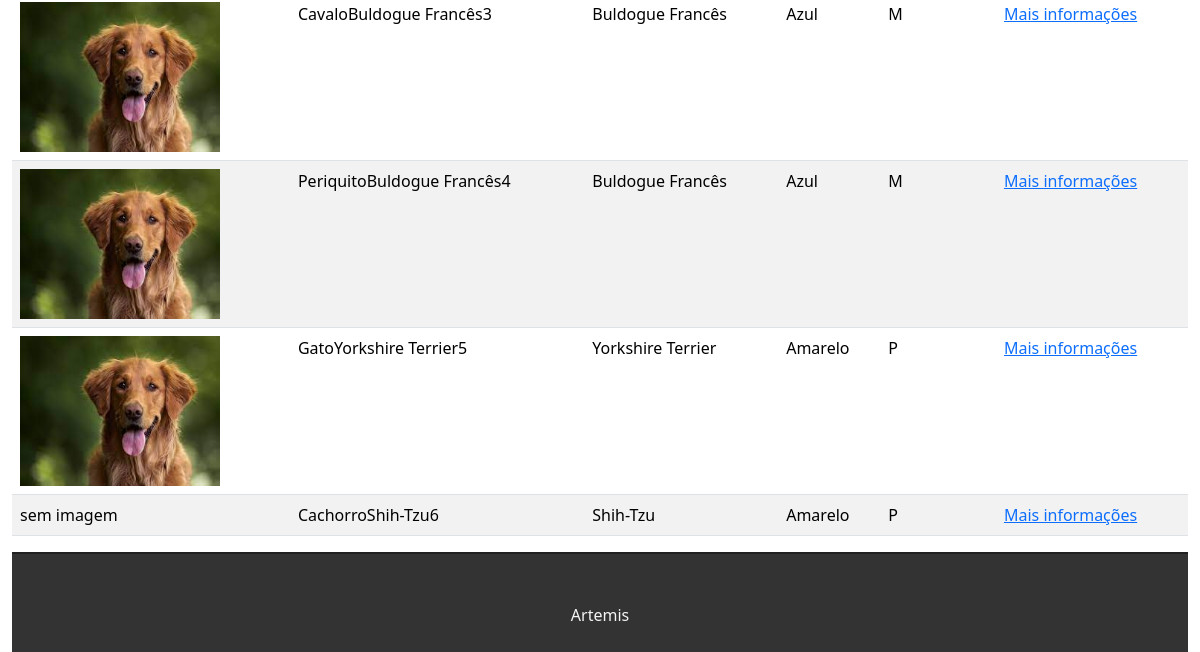
The page /listaPerdidos (lower part) on the database as committed earlier.
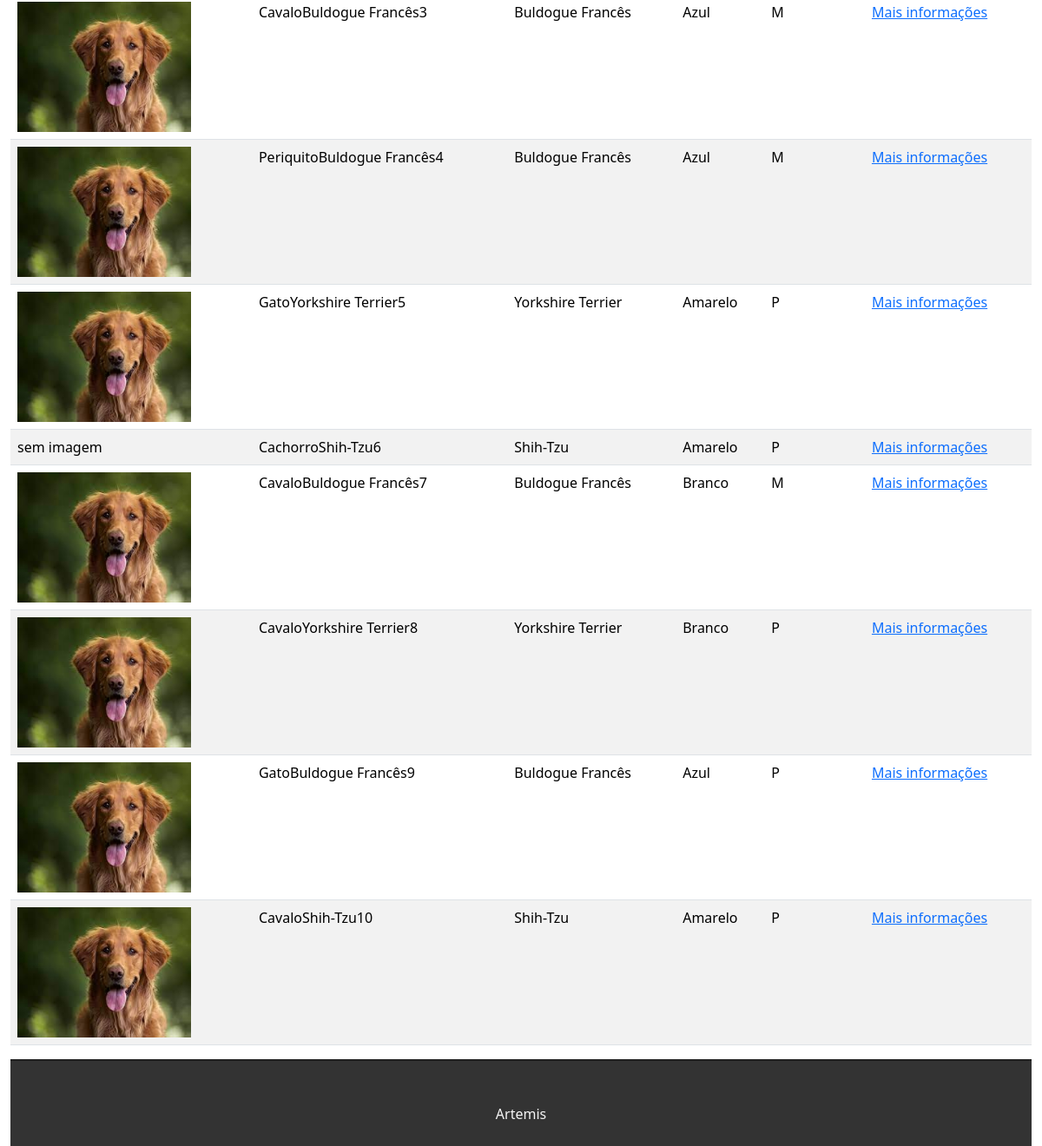
The same page on the database as committed later.
### tasks/models.py (models this page shows, shortened)
class Perdido(models.Model):
    nome = models.CharField('Nome do animal', max_length=20, default='Pet')
    id = models.IntegerField(primary_key=True)
    especie = models.CharField(max_length=20, choices = especie)
    raca = models.CharField(max_length=20, choices = raca)
    cor = models.CharField(max_length=20, choices=cor)
    tamanho = models.CharField(max_length=1, choices = tamanho)
    localidade = models.CharField(max_length=20)
    tempo = models.DateField()
    contato = models.CharField(max_length=20)
    img = models.ImageField(null=True,blank=True, upload_to='animais/')
    adicional = models.CharField('Informações adicionais', null=True, max_length=300)

### tasks/views.py (the view)
# urls.py: path('listaPerdidos', views.listaPerdidos, name='listaPerdidos'),
def listaPerdidos(request):
     perdidos = Perdido.objects.all()
     return render(request, 'tasks/listaPerdidos.html', {'perdidos': perdidos})

### tasks/templates/tasks/listaPerdidos.html (shortened to what this page needs)
{% extends 'base.html' %}
{% block content %}
<div class="table-responive">
    <table class="table table-striped">
        {% for task in perdidos %}
        <tr>
            <td>
            {% if task.img %}
                <img src="{{task.img.url}}" height="150" width="200">
            {% else %}
                sem imagem
            {% endif %}
            </td>
            <td>{{task.especie}}{{task.raca}}{{task.id}}</td>
            <td>{{task.raca}}</td>
            <td>{{task.cor}}</td>
            <td>{{task.tamanho}}</td>
            <td><a href="informacoes/{{task.id}}">Mais informações</a></td>
        </tr>
        {%endfor %}
    </table>
</div>
{% endblock %}

### tasks/templates/base.html (shortened to what this page needs)
{% load static %}
<!DOCTYPE html>
<html lang="pt">
<head>
    <link href="https://cdn.jsdelivr.net/npm/bootstrap@5.3.3/dist/css/bootstrap.min.css" rel="stylesheet">
    <link rel="stylesheet"  href="{% static 'css/style.css' %}">
</head>
<body>
   <div class="container-fluid">
        {% block content %}
        {% endblock %}
        <footer>
            <p>Artemis</p>
        </footer>
    </div>
</body>
</html>

### static/css/style.css (style rules this page uses)
footer { background-color: #333; height: 100px; border-top: 2px solid #202020; }
footer p { color: #f5f5f5; text-align: center; top: 50%; position: relative; }

Rows that differ between the two databases and show on the page:
added Perdido: img (picture), especie "Cavalo", raca "Buldogue Francês", id "7", cor "Branco", tamanho "M"
added Perdido: img (picture), especie "Cavalo", raca "Yorkshire Terrier", id "8", cor "Branco", tamanho "P"
added Perdido: img (picture), especie "Gato", raca "Buldogue Francês", id "9", cor "Azul", tamanho "P"
added Perdido: img (picture), especie "Cavalo", raca "Shih-Tzu", id "10", cor "Amarelo", tamanho "P"
